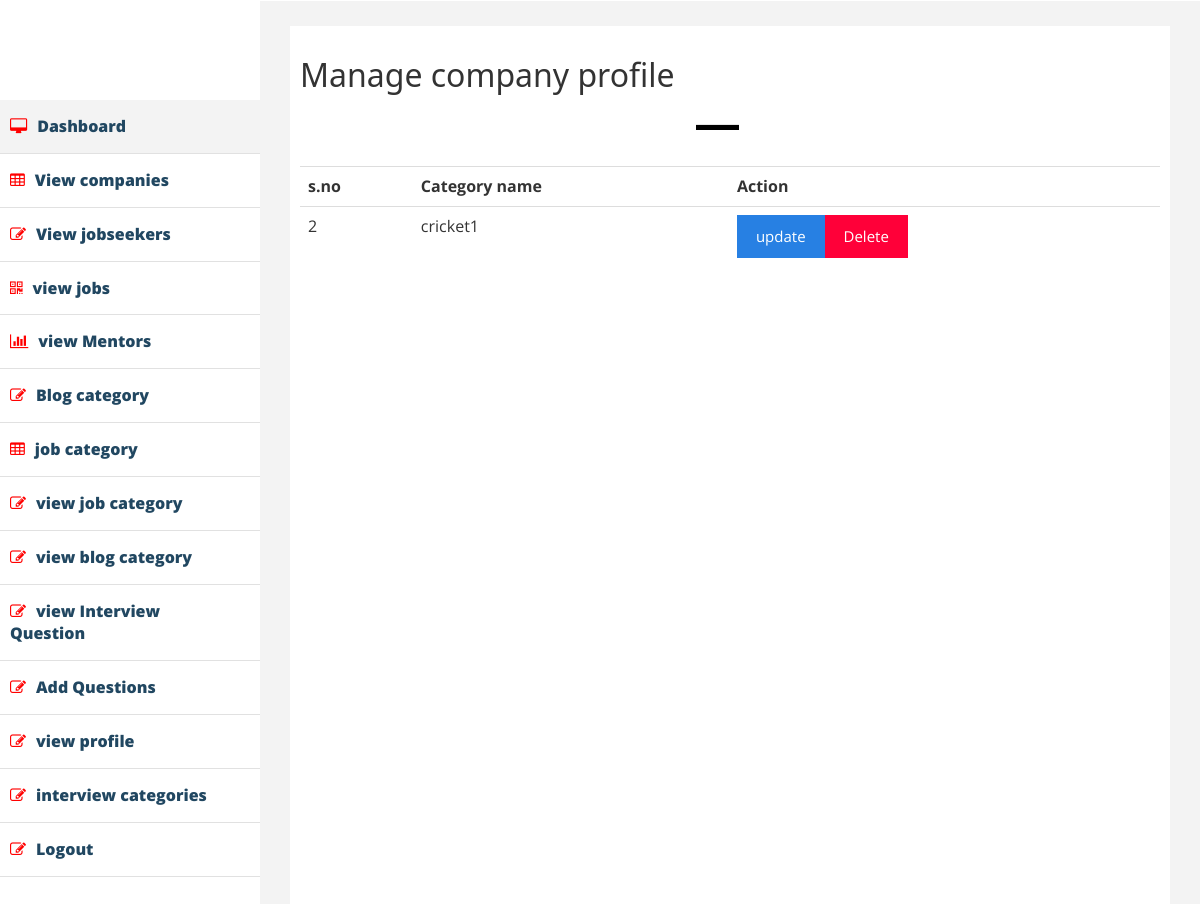
Page /index.php/admin/view_blog_category on the committed database.
### tables this page shows
CREATE TABLE `category` (
  `category_id` int(11) NOT NULL,
  `name` varchar(255) NOT NULL
);

### application/models/admin_model.php (called while the page is built, shortened)
<?php
class admin_model extends CI_model{
    function view_blog_category(){
        $query =$this->db->get("category");
        return $query->result();
    }
}
?>

### application/controllers/Admin.php (called while the page is built, shortened)
<?php
class admin extends CI_controller{
    function view_blog_category(){
        $this->load->view("admin/view_blogcat",array("results"=>$this->admin_model->view_blog_category()));
    }
}

### index.php (called while the page is built, shortened)
<?php
require_once BASEPATH.'core/CodeIgniter.php';

### application/views/admin/view_blogcat.php (the view)
<?php include"inc/header.php"; ?>
    <?php include"inc/sidebar.php"; ?>
        <div id="page-wrapper" >
            <div id="page-inner">
                <div class="row">
                    <div class="col-lg-12">
                     <h2>Manage company profile</h2>
                    </div>
                </div>
                  <hr />
                            <div class="row text-center pad-top">
                       <div class="col-md-12">
                           <table class="table">
                              <tr>
                                 <th>s.no</th>
                                  <th>Category name</th>
                                  <th>Action</th>
                              </tr>
                              <?php
                               foreach($results as $result):
                               ?>
                               <tr>
                                   <td><?php echo $result->category_id;?></td>
                                   <td><?php echo $result->name;?></td>
                                  <td><?php echo anchor("admin/update_blog/$result->category_id","update",array("class" => "btn btn-primary")); ?>
<?php echo anchor("admin/delete_blog/$result->category_id","Delete",array("class" => "btn btn-danger")); ?>
                                   </td>
                               </tr>
                               <?php endforeach;?>
                           </table>
                       </div>
    </div>
            </div>
        </div>
    <?php include"inc/footer.php"; ?>

### assets/css/style.css (style rules this page uses)
* { margin:0px; padding: 0px; }
body { margin-top: -15px !important; }
hr { width: 5%; height: 5px; background: black; position: relative; left: 46%; }
a { text-decoration: none; }

### assets/css/custom.css (style rules this page uses)
body { font-family: 'Open Sans', sans-serif; margin-top: -20px !important; }
#page-wrapper { padding: 15px 15px; min-height: 600px; background:#F3F3F3; }
#page-inner { width:100%; margin:10px 20px 10px 0px; background-color:#fff!important; padding:10px; min-height:1050px; }
.pad-top { padding-top:15px; }
@media (min-width:768px) { #page-wrapper { margin: 0 0 0 260px; padding: 15px 30px; min-height: 1050px; } }

### rows in the picture
category: category_id "2", name "cricket1", category_id "update", category_id "Delete"
